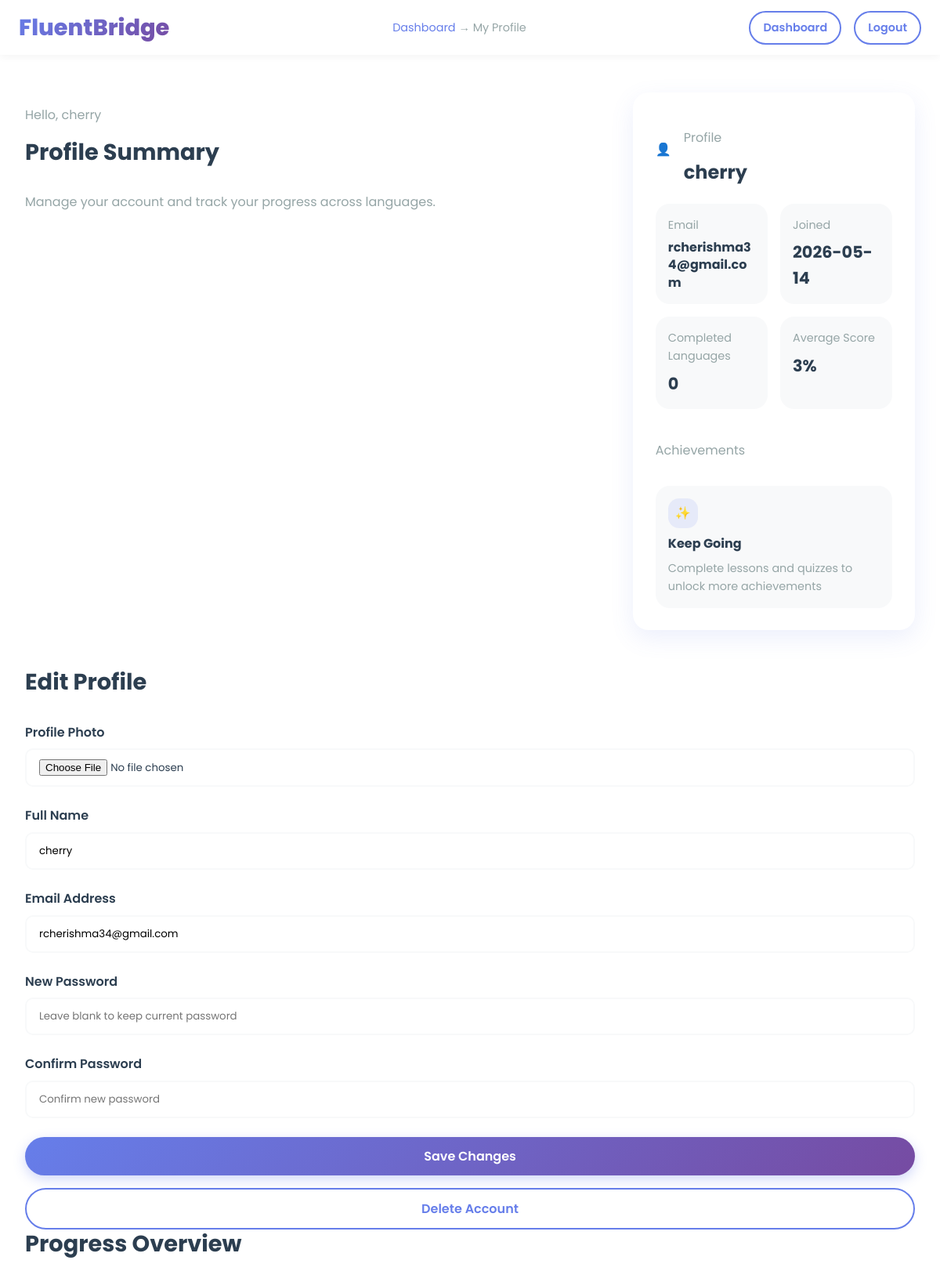
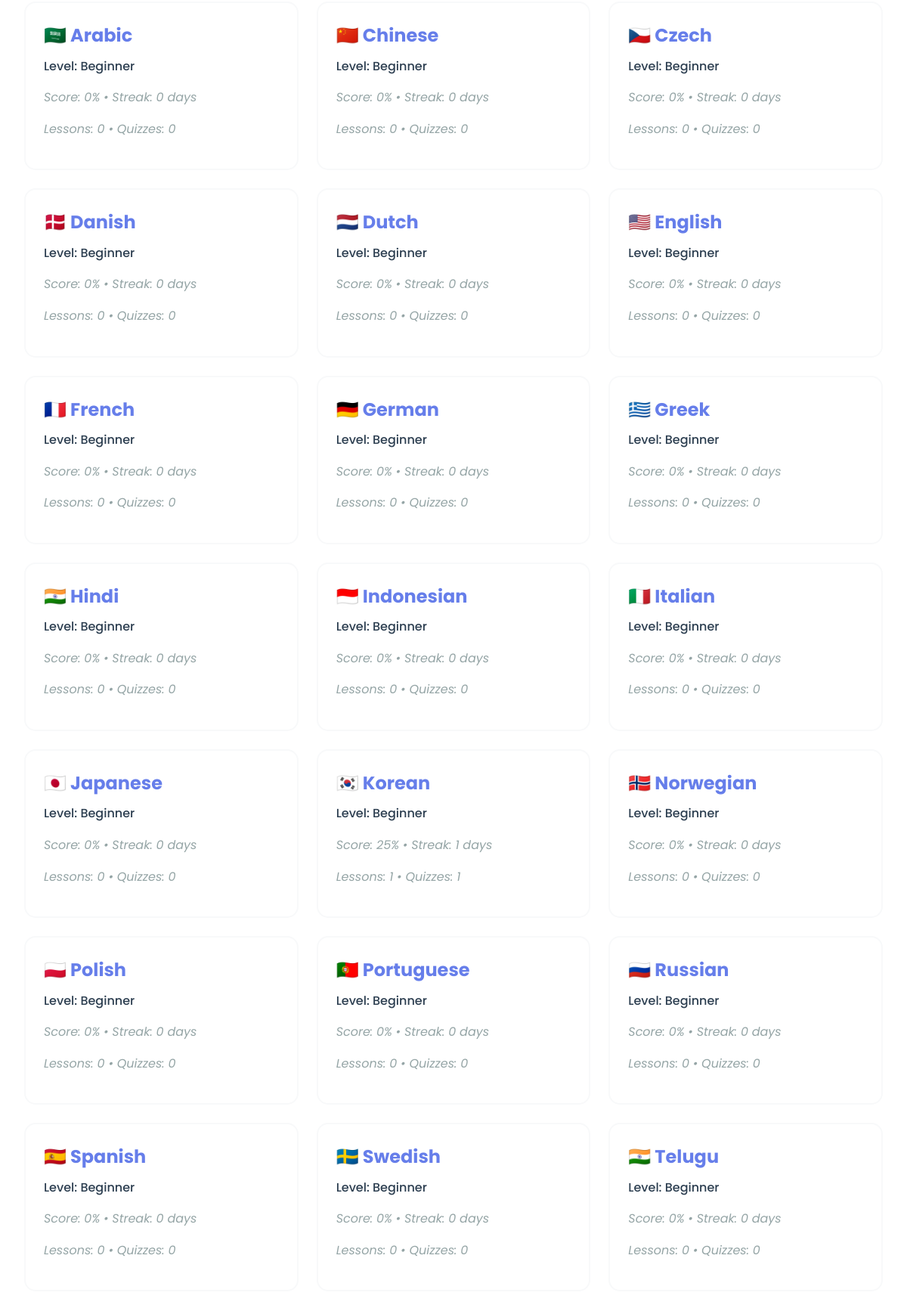
Screenshot of /profile (signed in, upper part) with the database file from the repository (2 pictures, top to bottom).
### tables this page shows
CREATE TABLE users
                 (id INTEGER PRIMARY KEY,
                  name TEXT NOT NULL,
                  email TEXT UNIQUE NOT NULL,
                  password TEXT NOT NULL,
                  profile_photo TEXT,
                  created_at TIMESTAMP DEFAULT CURRENT_TIMESTAMP);

CREATE TABLE languages
                 (id INTEGER PRIMARY KEY,
                  name TEXT NOT NULL UNIQUE,
                  flag TEXT NOT NULL);

CREATE TABLE user_progress
                 (id INTEGER PRIMARY KEY,
                  user_id INTEGER NOT NULL,
                  language_id INTEGER NOT NULL,
                  level TEXT DEFAULT 'Beginner',
                  score INTEGER DEFAULT 0,
                  streak INTEGER DEFAULT 0,
                  lessons_completed INTEGER DEFAULT 0,
                  quizzes_completed INTEGER DEFAULT 0,
                  last_learned TIMESTAMP,
                  FOREIGN KEY(user_id) REFERENCES users(id),
                  FOREIGN KEY(language_id) REFERENCES languages(id));

### app.py (the view, shortened to what this page needs)
@app.route('/profile', methods=['GET', 'POST'])
@login_required
def profile():
    conn = get_db()
    c = conn.cursor()
    message = None
    error = None
    c.execute('SELECT * FROM users WHERE id = ?', (session['user_id'],))
    user = c.fetchone()
    c.execute('SELECT * FROM user_progress WHERE user_id = ?', (session['user_id'],))
    progress_rows = c.fetchall()
    c.execute('SELECT COUNT(*) FROM user_progress WHERE user_id = ? AND score >= 80',
             (session['user_id'],))
    completed_languages = c.fetchone()[0]
    average_score = 0
    if progress_rows:
        average_score = int(
            sum([row['score'] for row in progress_rows]) / len(progress_rows)
        )
    total_quizzes = sum([row['quizzes_completed'] for row in progress_rows]) if progress_rows else 0
    max_streak = max([row['streak'] for row in progress_rows]) if progress_rows else 0
    languages_started = sum(
        1 for row in progress_rows
        if row['score'] > 0 or row['lessons_completed'] > 0 or row['quizzes_completed'] > 0
    )
    achievements = []
    if max_streak >= 7:
        achievements.append({'icon': '🔥', 'title': 'Streak Keeper', 'subtitle': f'{max_streak}-day streak'})
    if total_quizzes >= 5:
        achievements.append({'icon': '🧠', 'title': 'Quiz Champion', 'subtitle': f'{total_quizzes} quizzes completed'})
    if languages_started >= 3:
        achievements.append({'icon': '🌍', 'title': 'Polyglot Path', 'subtitle': f'{languages_started} languages started'})
    if not achievements:
        achievements.append({'icon': '✨', 'title': 'Keep Going', 'subtitle': 'Complete lessons and quizzes to unlock more achievements'})
    selected_language = None
    if session.get('language_id'):
        c.execute('SELECT * FROM languages WHERE id = ?',
                 (session['language_id'],))
        selected_language = c.fetchone()
    languages = {}
    c.execute('SELECT id, name, flag FROM languages')
    for row in c.fetchall():
        languages[row['id']] = dict(row)
    detailed_progress = []
    for row in progress_rows:
        language = languages.get(row['language_id'])
        if language:
            language_name = language['name']
            language_flag = language['flag']
        else:
            language_name = 'Unknown'
            language_flag = '🌍'
        detailed_progress.append({
            'language_name': language_name,
            'language_flag': language_flag,
            'level': row['level'],
            'score': row['score'],
            'streak': row['streak'],
            'lessons_completed': row['lessons_completed'],
            'quizzes_completed': row['quizzes_completed'],
        })
    conn.close()
    return render_template(
        'profile.html',
        user=user,
        selected_language=selected_language,
        progress_rows=detailed_progress,
        completed_languages=completed_languages,
        average_score=average_score,
        achievements=achievements,
        message=message,
        error=error
    )

### app.py (called while the page is built)
def get_db():
    conn = sqlite3.connect(DATABASE)
    conn.row_factory = sqlite3.Row
    return conn

def login_required(f):
    @wraps(f)
    def decorated_function(*args, **kwargs):
        if 'user_id' not in session:
            next_url = request.path
            return redirect(url_for('login', next=next_url))
        return f(*args, **kwargs)
    return decorated_function

### templates/profile.html (shortened to what this page needs)
<!DOCTYPE html>
<html lang="en">
<head>
    <link rel="stylesheet" href="{{ url_for('static', filename='style.css') }}">
</head>
<body>
    <nav class="navbar navbar-dashboard">
        <div class="navbar-brand">
            <a href="/dashboard" class="logo">FluentBridge</a>
        </div>
        <div class="breadcrumb">
            <a href="/dashboard">Dashboard</a> → My Profile
        </div>
        <div class="navbar-right">
            <a href="/dashboard" class="btn btn-outline btn-small">Dashboard</a>
            <a href="/logout" class="btn btn-outline btn-small">Logout</a>
        </div>
    </nav>
    <div class="dashboard-container">
        <section class="dashboard-section dashboard-intro">
            <div class="dashboard-hero">
                <div>
                    <p class="eyebrow">Hello, {{ user.name }}</p>
                    <h2>Profile Summary</h2>
                    <p>Manage your account and track your progress across languages.</p>
                </div>
                <div class="selected-language-card">
                    <div class="language-header">
                        {% if user.profile_photo %}
                        <img src="{{ url_for('static', filename='uploads/' + user.profile_photo) }}" alt="Profile Photo" class="profile-photo">
                        {% else %}
                        <span class="flag large">👤</span>
                        {% endif %}
                        <div>
                            <p class="eyebrow">Profile</p>
                            <h3>{{ user.name }}</h3>
                        </div>
                    </div>
                    <div class="stats-grid">
                       <div class="stat-card">
    <span>Email</span>
    <strong class="email-text">{{ user.email }}</strong>
</div>
                        <div class="stat-card">
                            <span>Joined</span>
                            <strong>{{ user.created_at.split(' ')[0] if user.created_at else 'N/A' }}</strong>
                        </div>
                        <div class="stat-card">
                            <span>Completed Languages</span>
                            <strong>{{ completed_languages }}</strong>
                        </div>
                        <div class="stat-card">
                            <span>Average Score</span>
                            <strong>{{ average_score }}%</strong>
                        </div>
                    </div>
                    <div class="achievements-section">
                        <p class="eyebrow">Achievements</p>
                        <div class="achievements-grid">
                            {% for achievement in achievements %}
                            <div class="achievement-badge">
                                <span>{{ achievement.icon }}</span>
                                <strong>{{ achievement.title }}</strong>
                                <p>{{ achievement.subtitle }}</p>
                            </div>
                            {% endfor %}
                        </div>
                    </div>
                </div>
            </div>
            <div class="profile-edit-card">
                <h2>Edit Profile</h2>
                <form method="POST" action="/profile" class="auth-form profile-form" enctype="multipart/form-data">
                    <div class="form-group">
                        <label for="photo">Profile Photo</label>
                        <input type="file" id="photo" name="photo" accept="image/*">
                    </div>
                    <div class="form-group">
                        <label for="name">Full Name</label>
                        <input type="text" id="name" name="name" value="{{ user.name }}" required placeholder="John Doe">
                    </div>
                    <div class="form-group">
                        <label for="email">Email Address</label>
                        <input type="email" id="email" name="email" value="{{ user.email }}" required placeholder="you@example.com">
                    </div>
                    <div class="form-group">
                        <label for="password">New Password</label>
                        <input type="password" id="password" name="password" placeholder="Leave blank to keep current password">
                    </div>
                    <div class="form-group">
                        <label for="confirm_password">Confirm Password</label>
                        <input type="password" id="confirm_password" name="confirm_password" placeholder="Confirm new password">
                    </div>
                    <button type="submit" class="btn btn-primary btn-block">Save Changes</button>
                </form>
                <form method="POST" action="/profile" class="auth-form profile-form" onsubmit="return confirm('Delete your account permanently? This cannot be undone.');">
                    <button type="submit" class="btn btn-outline btn-block" style="margin-top:1rem;">Delete Account</button>
                </form>
            </div>
        </section>
        <section class="dashboard-section">
            <h2>Progress Overview</h2>
            <div class="lesson-content">
                <div class="lessons-list profile-list">
                    {% for row in progress_rows %}
                    <div class="lesson-card">
                        <div class="lesson-word">{{ row.language_flag }} {{ row.language_name }}</div>
                        <div class="lesson-meaning">Level: {{ row.level or 'Beginner' }}</div>
                        <div class="lesson-example">Score: {{ row.score }}% • Streak: {{ row.streak }} days</div>
                        <div class="lesson-example">Lessons: {{ row.lessons_completed }} • Quizzes: {{ row.quizzes_completed }}</div>
                    </div>
                    {% endfor %}
                </div>
            </div>
        </section>
    </div>
</body>
</html>

### rows the page displays
users: name "cherry", email "rcherishma34@gmail.com", created_at "2026-05-14"
languages: language_flag "🇸🇦", language_name "Arabic"
user_progress: level "Beginner"
languages: language_flag "🇨🇳", language_name "Chinese"
user_progress: level "Beginner"
languages: language_flag "🇨🇿", language_name "Czech"
user_progress: level "Beginner"
languages: language_flag "🇩🇰", language_name "Danish"
user_progress: level "Beginner"
languages: language_flag "🇳🇱", language_name "Dutch"
user_progress: level "Beginner"
languages: language_flag "🇺🇸", language_name "English"
user_progress: level "Beginner"
languages: language_flag "🇫🇷", language_name "French"
user_progress: level "Beginner"
languages: language_flag "🇩🇪", language_name "German"
user_progress: level "Beginner"
languages: language_flag "🇬🇷", language_name "Greek"
user_progress: level "Beginner"
languages: language_flag "🇮🇳", language_name "Hindi"
user_progress: level "Beginner"
languages: language_flag "🇮🇩", language_name "Indonesian"
user_progress: level "Beginner"
languages: language_flag "🇮🇹", language_name "Italian"
user_progress: level "Beginner"
languages: language_flag "🇯🇵", language_name "Japanese"
user_progress: level "Beginner"
user_progress: language_flag "🇰🇷", language_name "Korean", level "Beginner", score "25", streak "1", lessons_completed "1", quizzes_completed "1"
languages: language_flag "🇳🇴", language_name "Norwegian"
user_progress: level "Beginner"
languages: language_flag "🇵🇱", language_name "Polish"
user_progress: level "Beginner"
languages: language_flag "🇵🇹", language_name "Portuguese"
user_progress: level "Beginner"
languages: language_flag "🇷🇺", language_name "Russian"
user_progress: level "Beginner"
languages: language_flag "🇪🇸", language_name "Spanish"
user_progress: level "Beginner"
languages: language_flag "🇸🇪", language_name "Swedish"
user_progress: level "Beginner"
languages: language_flag "🇮🇳", language_name "Telugu"
user_progress: level "Beginner"

### other values shown
{{ completed_languages }} "0"
{{ average_score }} "3"
{{ achievement.icon }} "✨"
{{ achievement.title }} "Keep Going"
{{ achievement.subtitle }} "Complete lessons and quizzes to unlock more achievements"
{{ row.score }} "0" "0" "0" "0" "0" "0" "0" "0" "0" "0" "0" "0" "0" "0" "0" "0" "0" "0" "0" "0"
{{ row.streak }} "0" "0" "0" "0" "0" "0" "0" "0" "0" "0" "0" "0" "0" "0" "0" "0" "0" "0" "0" "0"
{{ row.lessons_completed }} "0" "0" "0" "0" "0" "0" "0" "0" "0" "0" "0" "0" "0" "0" "0" "0" "0" "0" "0" "0"
{{ row.quizzes_completed }} "0" "0" "0" "0" "0" "0" "0" "0" "0" "0" "0" "0" "0" "0" "0" "0" "0" "0" "0" "0"
